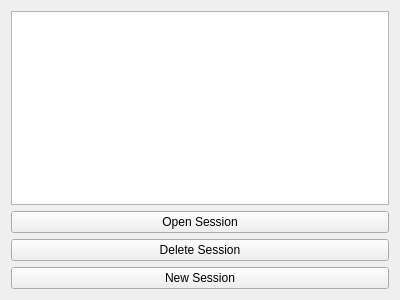
<?xml version="1.0" encoding="UTF-8"?>
<ui version="4.0">
 <class>MainWindow</class>
 <widget class="QMainWindow" name="MainWindow">
  <property name="geometry">
   <rect>
    <x>0</x>
    <y>0</y>
    <width>400</width>
    <height>300</height>
   </rect>
  </property>
  <property name="minimumSize">
   <size>
    <width>400</width>
    <height>300</height>
   </size>
  </property>
  <property name="windowTitle">
   <string>MainWindow</string>
  </property>
  <widget class="QWidget" name="centralWidget">
   <layout class="QVBoxLayout" name="verticalLayout_3">
    <item>
     <widget class="QListView" name="listSessions"/>
    </item>
    <item>
     <widget class="QPushButton" name="btnOpenSession">
      <property name="text">
       <string>Open Session</string>
      </property>
      <property name="autoDefault">
       <bool>false</bool>
      </property>
      <property name="default">
       <bool>false</bool>
      </property>
      <property name="flat">
       <bool>false</bool>
      </property>
     </widget>
    </item>
    <item>
     <widget class="QPushButton" name="btnDeleteSession">
      <property name="text">
       <string>Delete Session</string>
      </property>
     </widget>
    </item>
    <item>
     <widget class="QPushButton" name="btnNewSession">
      <property name="text">
       <string>New Session</string>
      </property>
     </widget>
    </item>
   </layout>
  </widget>
 </widget>
 <layoutdefault spacing="6" margin="11"/>
 <resources/>
 <connections/>
</ui>
